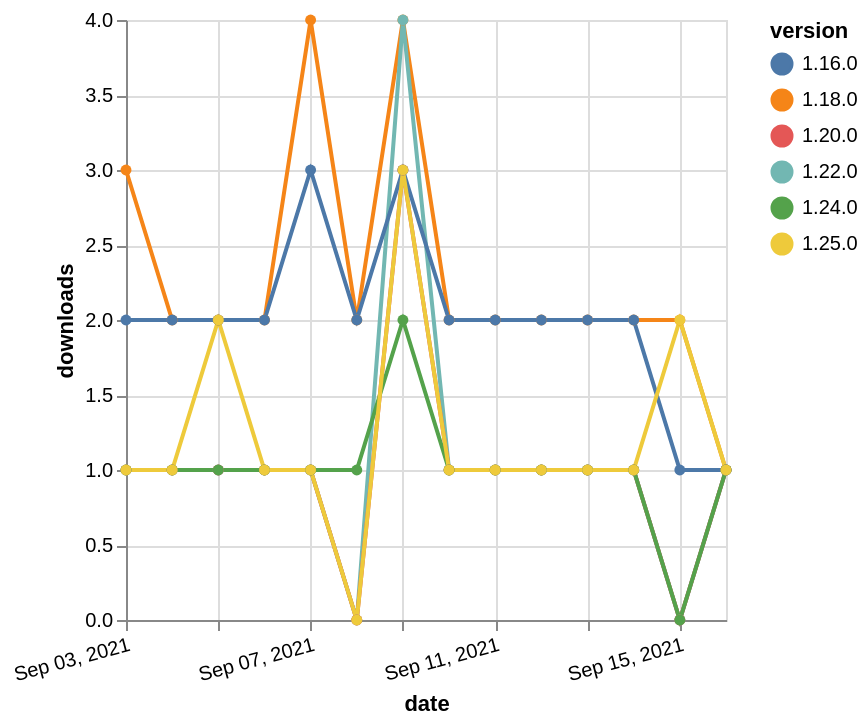

Source (Vega-Lite JSON):
### Vega-Lite specification from a JSON file in a GitHub repository (floating-point values rounded to 4 significant figures)
{"$schema": "https://vega.github.io/schema/vega-lite/v5.json", "description": "A simple bar chart with embedded data.", "data": {"values": [{"date": "2021-09-03", "total": 2459, "delta": 3, "version": "1.18.0"}, {"date": "2021-09-04", "total": 2461, "delta": 2, "version": "1.18.0"}, {"date": "2021-09-05", "total": 2463, "delta": 2, "version": "1.18.0"}, {"date": "2021-09-06", "total": 2465, "delta": 2, "version": "1.18.0"}, {"date": "2021-09-07", "total": 2469, "delta": 4, "version": "1.18.0"}, {"date": "2021-09-08", "total": 2471, "delta": 2, "version": "1.18.0"}, {"date": "2021-09-09", "total": 2475, "delta": 4, "version": "1.18.0"}, {"date": "2021-09-10", "total": 2477, "delta": 2, "version": "1.18.0"}, {"date": "2021-09-11", "total": 2479, "delta": 2, "version": "1.18.0"}, {"date": "2021-09-12", "total": 2481, "delta": 2, "version": "1.18.0"}, {"date": "2021-09-13", "total": 2483, "delta": 2, "version": "1.18.0"}, {"date": "2021-09-14", "total": 2485, "delta": 2, "version": "1.18.0"}, {"date": "2021-09-15", "total": 2487, "delta": 2, "version": "1.18.0"}, {"date": "2021-09-16", "total": 2488, "delta": 1, "version": "1.18.0"}, {"date": "2021-09-03", "total": 322, "delta": 1, "version": "1.22.0"}, {"date": "2021-09-04", "total": 323, "delta": 1, "version": "1.22.0"}, {"date": "2021-09-05", "total": 324, "delta": 1, "version": "1.22.0"}, {"date": "2021-09-06", "total": 325, "delta": 1, "version": "1.22.0"}, {"date": "2021-09-07", "total": 326, "delta": 1, "version": "1.22.0"}, {"date": "2021-09-08", "total": 326, "delta": 0, "version": "1.22.0"}, {"date": "2021-09-09", "total": 330, "delta": 4, "version": "1.22.0"}, {"date": "2021-09-10", "total": 331, "delta": 1, "version": "1.22.0"}, {"date": "2021-09-11", "total": 332, "delta": 1, "version": "1.22.0"}, {"date": "2021-09-12", "total": 333, "delta": 1, "version": "1.22.0"}, {"date": "2021-09-13", "total": 334, "delta": 1, "version": "1.22.0"}, {"date": "2021-09-14", "total": 335, "delta": 1, "version": "1.22.0"}, {"date": "2021-09-15", "total": 335, "delta": 0, "version": "1.22.0"}, {"date": "2021-09-16", "total": 336, "delta": 1, "version": "1.22.0"}, {"date": "2021-09-03", "total": 237, "delta": 1, "version": "1.20.0"}, {"date": "2021-09-04", "total": 238, "delta": 1, "version": "1.20.0"}, {"date": "2021-09-05", "total": 239, "delta": 1, "version": "1.20.0"}, {"date": "2021-09-06", "total": 240, "delta": 1, "version": "1.20.0"}, {"date": "2021-09-07", "total": 241, "delta": 1, "version": "1.20.0"}, {"date": "2021-09-08", "total": 241, "delta": 0, "version": "1.20.0"}, {"date": "2021-09-09", "total": 244, "delta": 3, "version": "1.20.0"}, {"date": "2021-09-10", "total": 245, "delta": 1, "version": "1.20.0"}, {"date": "2021-09-11", "total": 246, "delta": 1, "version": "1.20.0"}, {"date": "2021-09-12", "total": 247, "delta": 1, "version": "1.20.0"}, {"date": "2021-09-13", "total": 248, "delta": 1, "version": "1.20.0"}, {"date": "2021-09-14", "total": 249, "delta": 1, "version": "1.20.0"}, {"date": "2021-09-15", "total": 249, "delta": 0, "version": "1.20.0"}, {"date": "2021-09-16", "total": 250, "delta": 1, "version": "1.20.0"}, {"date": "2021-09-03", "total": 2299, "delta": 2, "version": "1.16.0"}, {"date": "2021-09-04", "total": 2301, "delta": 2, "version": "1.16.0"}, {"date": "2021-09-05", "total": 2303, "delta": 2, "version": "1.16.0"}, {"date": "2021-09-06", "total": 2305, "delta": 2, "version": "1.16.0"}, {"date": "2021-09-07", "total": 2308, "delta": 3, "version": "1.16.0"}, {"date": "2021-09-08", "total": 2310, "delta": 2, "version": "1.16.0"}, {"date": "2021-09-09", "total": 2313, "delta": 3, "version": "1.16.0"}, {"date": "2021-09-10", "total": 2315, "delta": 2, "version": "1.16.0"}, {"date": "2021-09-11", "total": 2317, "delta": 2, "version": "1.16.0"}, {"date": "2021-09-12", "total": 2319, "delta": 2, "version": "1.16.0"}, {"date": "2021-09-13", "total": 2321, "delta": 2, "version": "1.16.0"}, {"date": "2021-09-14", "total": 2323, "delta": 2, "version": "1.16.0"}, {"date": "2021-09-15", "total": 2324, "delta": 1, "version": "1.16.0"}, {"date": "2021-09-16", "total": 2325, "delta": 1, "version": "1.16.0"}, {"date": "2021-09-03", "total": 172, "delta": 1, "version": "1.24.0"}, {"date": "2021-09-04", "total": 173, "delta": 1, "version": "1.24.0"}, {"date": "2021-09-05", "total": 174, "delta": 1, "version": "1.24.0"}, {"date": "2021-09-06", "total": 175, "delta": 1, "version": "1.24.0"}, {"date": "2021-09-07", "total": 176, "delta": 1, "version": "1.24.0"}, {"date": "2021-09-08", "total": 177, "delta": 1, "version": "1.24.0"}, {"date": "2021-09-09", "total": 179, "delta": 2, "version": "1.24.0"}, {"date": "2021-09-10", "total": 180, "delta": 1, "version": "1.24.0"}, {"date": "2021-09-11", "total": 181, "delta": 1, "version": "1.24.0"}, {"date": "2021-09-12", "total": 182, "delta": 1, "version": "1.24.0"}, {"date": "2021-09-13", "total": 183, "delta": 1, "version": "1.24.0"}, {"date": "2021-09-14", "total": 184, "delta": 1, "version": "1.24.0"}, {"date": "2021-09-15", "total": 184, "delta": 0, "version": "1.24.0"}, {"date": "2021-09-16", "total": 185, "delta": 1, "version": "1.24.0"}, {"date": "2021-09-03", "total": 156, "delta": 1, "version": "1.25.0"}, {"date": "2021-09-04", "total": 157, "delta": 1, "version": "1.25.0"}, {"date": "2021-09-05", "total": 159, "delta": 2, "version": "1.25.0"}, {"date": "2021-09-06", "total": 160, "delta": 1, "version": "1.25.0"}, {"date": "2021-09-07", "total": 161, "delta": 1, "version": "1.25.0"}, {"date": "2021-09-08", "total": 161, "delta": 0, "version": "1.25.0"}, {"date": "2021-09-09", "total": 164, "delta": 3, "version": "1.25.0"}, {"date": "2021-09-10", "total": 165, "delta": 1, "version": "1.25.0"}, {"date": "2021-09-11", "total": 166, "delta": 1, "version": "1.25.0"}, {"date": "2021-09-12", "total": 167, "delta": 1, "version": "1.25.0"}, {"date": "2021-09-13", "total": 168, "delta": 1, "version": "1.25.0"}, {"date": "2021-09-14", "total": 169, "delta": 1, "version": "1.25.0"}, {"date": "2021-09-15", "total": 171, "delta": 2, "version": "1.25.0"}, {"date": "2021-09-16", "total": 172, "delta": 1, "version": "1.25.0"}]}, "width": "container", "mark": {"type": "line", "point": {"filled": true}}, "encoding": {"x": {"field": "date", "type": "temporal", "timeUnit": "yearmonthdate", "title": "date", "axis": {"labelAngle": -15}}, "y": {"field": "delta", "type": "quantitative", "title": "downloads"}, "color": {"field": "version", "type": "nominal"}, "tooltip": {"field": "delta"}}}
